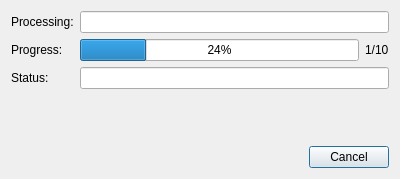
<?xml version="1.0" encoding="UTF-8"?>
<ui version="4.0">
 <class>ChangeSSHPasswordsDialog</class>
 <widget class="QDialog" name="ChangeSSHPasswordsDialog">
  <property name="geometry">
   <rect>
    <x>0</x>
    <y>0</y>
    <width>400</width>
    <height>179</height>
   </rect>
  </property>
  <property name="windowTitle">
   <string>Change SSH passwords</string>
  </property>
  <layout class="QGridLayout" name="gridLayout_2">
   <item row="0" column="0">
    <layout class="QVBoxLayout" name="verticalLayout">
     <item>
      <layout class="QGridLayout" name="gridLayout">
       <item row="0" column="0">
        <widget class="QLabel" name="label">
         <property name="text">
          <string>Processing:</string>
         </property>
        </widget>
       </item>
       <item row="0" column="1" colspan="2">
        <widget class="QLineEdit" name="processingEdit">
         <property name="readOnly">
          <bool>true</bool>
         </property>
        </widget>
       </item>
       <item row="1" column="0">
        <widget class="QLabel" name="label_2">
         <property name="text">
          <string>Progress:</string>
         </property>
        </widget>
       </item>
       <item row="1" column="1">
        <widget class="QProgressBar" name="progressBar">
         <property name="value">
          <number>24</number>
         </property>
        </widget>
       </item>
       <item row="1" column="2">
        <widget class="QLabel" name="progressLabel">
         <property name="text">
          <string>1/10</string>
         </property>
        </widget>
       </item>
       <item row="2" column="0">
        <widget class="QLabel" name="label_4">
         <property name="text">
          <string>Status:</string>
         </property>
        </widget>
       </item>
       <item row="2" column="1" colspan="2">
        <widget class="QLineEdit" name="statusEdit">
         <property name="readOnly">
          <bool>true</bool>
         </property>
        </widget>
       </item>
      </layout>
     </item>
     <item>
      <spacer name="verticalSpacer">
       <property name="orientation">
        <enum>Qt::Vertical</enum>
       </property>
       <property name="sizeHint" stdset="0">
        <size>
         <width>20</width>
         <height>40</height>
        </size>
       </property>
      </spacer>
     </item>
     <item>
      <layout class="QHBoxLayout" name="horizontalLayout">
       <item>
        <spacer name="horizontalSpacer">
         <property name="orientation">
          <enum>Qt::Horizontal</enum>
         </property>
         <property name="sizeHint" stdset="0">
          <size>
           <width>40</width>
           <height>20</height>
          </size>
         </property>
        </spacer>
       </item>
       <item>
        <widget class="QPushButton" name="cancelButton">
         <property name="text">
          <string>Cancel</string>
         </property>
        </widget>
       </item>
      </layout>
     </item>
    </layout>
   </item>
  </layout>
 </widget>
 <resources/>
 <connections/>
</ui>
